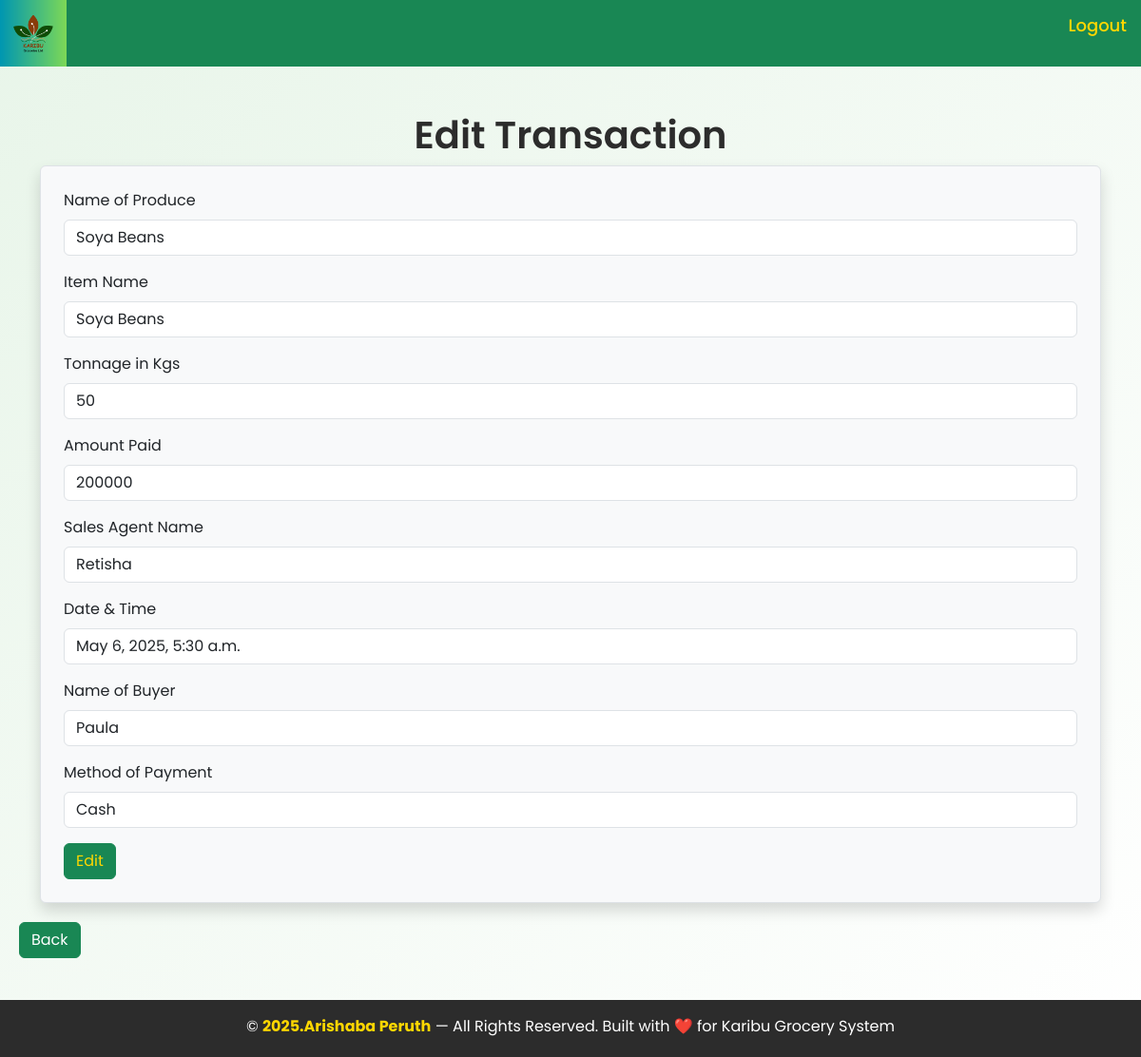
Page /edit/18/ (signed in) on the committed database.
### homeapp/models.py (models this page shows, shortened)
class Sale(models.Model):
    Name_of_produce = models.ForeignKey(Stock, blank=True, null=True, on_delete=models.CASCADE)
    item_name = models.CharField(blank=True, null=True)
    Tonnage_in_kgs = models.IntegerField(blank=False)
    Amount_paid = models.IntegerField(default=0,blank=False)
    Branch = models.ForeignKey(Branch, blank=True, null=True, on_delete=models.CASCADE)
    Sales_agent_name = models.CharField(blank=False)
    Date_time = models.DateTimeField(auto_now_add=True)
    Name_of_buyer = models.CharField(blank=True)
    method_of_payment = models.CharField(choices=[("Cash", "Cash"), ("Credit", "Credit")],blank=True, null=True)

class Stock(models.Model):
    Name_of_produce = models.CharField(max_length=100, null=True)
    Produce_type = models.CharField(choices=[("Internal","Internal"), ("External","External")] ,blank=True, null=True)
    Date = models.DateField(auto_now_add=True)
    Tonnage_in_kgs = models.IntegerField(blank=False, default=0)
    total_quantity = models.IntegerField(default=0,blank=True, null=True)
    Cost = models.IntegerField(blank=False, default=0)
    Unit_price = models.IntegerField(blank=True, null=True)
    Dealer_name = models.CharField(blank=False, default=0)
    Branch = models.ForeignKey(Branch,blank=True, null=True, on_delete=models.CASCADE)
    Contact = models.IntegerField(default=0, blank=False)
    received_quantity = models.IntegerField(default=0,blank=True,null=True)

### homeapp/views.py (the view, shortened to what this page needs)
# urls.py: path('edit/<int:pk>/',views.editsalespage, name='edit'),
@login_required
def editsalespage(request, pk):
    tx_to_edit = Sale.objects.get(pk=pk)
    if request.user.is_manager or request.user.is_manager_2:
        branch_name = 'Maganjo' if request.user.is_manager else 'Matugga'
        if tx_to_edit.Branch and tx_to_edit.Branch.branch_name != branch_name:
            return HttpResponseForbidden("You do not have permission to edit sales from this branch.")
    if request.user.is_manager or request.user.is_manager_2:
        branch_name = 'Maganjo' if request.user.is_manager else 'Matugga'
        branch = Branch.objects.get(branch_name=branch_name)
        stock_list = Stock.objects.filter(Branch=branch)
    else:
        stock_list = Stock.objects.all()
    context = {
        "edit_details": tx_to_edit,
        "stock_list": stock_list
    }
    return render(request, 'homeapp/edit.html', context)

### homeapp/templates/homeapp/edit.html (shortened to what this page needs)
{% extends 'homeapp/base.html' %}
{% load static %}
{% block content %}
<link rel="stylesheet" href="{% static '' %}" />
<div class="container mt-9 pt-9">
  <br><br><h1 class="text-center" style="color: #2C2C2C; font-weight: 600;">Edit Transaction</h1>
  <form method="POST" class="p-4 border rounded shadow bg-light">
    <div class="mb-3">
      <label class="form-label">Name of Produce</label>
      <select name="Name_of_produce" class="form-control">
      {% for stock in stock_list %}
        <option value="{{ stock.id }}" {% if stock.id == edit_details.Name_of_produce.id %}selected
      {% endif %}>
        {{ stock.Name_of_produce }}
      </option>
      {% endfor %}
      </select>
    </div>
    <div class="mb-3">
      <label class="form-label">Item Name</label>
      <input type="text" name="item_name" value="{{ edit_details.item_name }}" class="form-control">
    </div>
    <div class="mb-3">
      <label class="form-label">Tonnage in Kgs</label>
      <input type="text" name="Tonnage_in_kgs" value="{{ edit_details.Tonnage_in_kgs }}" class="form-control">
    </div>
    <div class="mb-3">
      <label class="form-label">Amount Paid</label>
      <input type="text" name="Amount_paid" value="{{ edit_details.Amount_paid }}" class="form-control">
    </div>
    <div class="mb-3">
      <label class="form-label">Sales Agent Name</label>
      <input type="text" name="Sales_agent_name" value="{{ edit_details.Sales_agent_name }}" class="form-control">
    </div>
    <div class="mb-3">
      <label class="form-label">Date & Time</label>
      <input type="text" name="Date_time" value="{{ edit_details.Date_time }}" class="form-control">
    </div>
    <div class="mb-3">
      <label class="form-label">Name of Buyer</label>
      <input type="text" name="Name_of_buyer" value="{{ edit_details.Name_of_buyer }}" class="form-control">
    </div>
    <div class="mb-3">
      <label class="form-label">Method of Payment</label>
      <input type="text" name="method_of_payment" value="{{ edit_details.method_of_payment }}" class="form-control">
    </div>
    <button type="submit" class="btn btn-success" style="color: gold;">Edit</button>
  </form>
</div>
<div style="margin: 20px;">
  {% if user.is_manager or user.is_manager_2 %}
  <a href="{% url 'allsales' %}"><button class="btn btn-success">Back</button></a>
  {% endif %}
</div>
{% endblock %}

### homeapp/static/base.css (style rules this page uses)
* { margin: 0; padding: 0; box-sizing: border-box; font-family: 'Poppins', sans-serif; }
body { padding-top: 70px; }

### homeapp/static/dashboard1.css (style rules this page uses)
*, *::before, *::after { margin: 0; padding: 0; box-sizing: border-box; }
html { height: 100%; }
body { min-height: 100vh; display: flex; flex-direction: column; background-color: #f5f6fa; }

### rows in the picture
Sale: Name_of_produce "Soya Beans", item_name "Soya Beans", Tonnage_in_kgs "50", Amount_paid "200000", Sales_agent_name "Retisha", Date_time "May 6, 2025, 5:30 a.m.", Name_of_buyer "Paula", method_of_payment "Cash"
